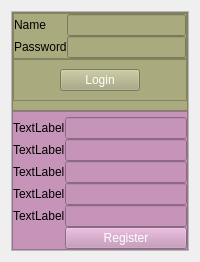
            <widget class="QWidget" name="page_5">
             <layout class="QHBoxLayout" name="horizontalLayout_19">
              <item>
               <widget class="QFrame" name="frame_21">
                <property name="styleSheet">
                 <string notr="true"/>
                </property>
                <property name="frameShape">
                 <enum>QFrame::StyledPanel</enum>
                </property>
                <property name="frameShadow">
                 <enum>QFrame::Raised</enum>
                </property>
                <layout class="QVBoxLayout" name="verticalLayout_10">
                 <property name="spacing">
                  <number>0</number>
                 </property>
                 <property name="leftMargin">
                  <number>0</number>
                 </property>
                 <property name="topMargin">
                  <number>0</number>
                 </property>
                 <property name="rightMargin">
                  <number>0</number>
                 </property>
                 <property name="bottomMargin">
                  <number>0</number>
                 </property>
                 <item>
                  <widget class="QFrame" name="b1">
                   <property name="styleSheet">
                    <string notr="true">background-color: rgb(170, 170, 127);</string>
                   </property>
                   <property name="frameShape">
                    <enum>QFrame::StyledPanel</enum>
                   </property>
                   <property name="frameShadow">
                    <enum>QFrame::Raised</enum>
                   </property>
                   <layout class="QVBoxLayout" name="verticalLayout_12">
                    <property name="spacing">
                     <number>0</number>
                    </property>
                    <property name="leftMargin">
                     <number>0</number>
                    </property>
                    <property name="topMargin">
                     <number>0</number>
                    </property>
                    <property name="rightMargin">
                     <number>0</number>
                    </property>
                    <property name="bottomMargin">
                     <number>9</number>
                    </property>
                    <item>
                     <widget class="QFrame" name="frame_14">
                      <property name="frameShape">
                       <enum>QFrame::StyledPanel</enum>
                      </property>
                      <property name="frameShadow">
                       <enum>QFrame::Raised</enum>
                      </property>
                      <layout class="QHBoxLayout" name="horizontalLayout_22">
                       <property name="spacing">
                        <number>0</number>
                       </property>
                       <property name="leftMargin">
                        <number>0</number>
                       </property>
                       <property name="topMargin">
                        <number>0</number>
                       </property>
                       <property name="rightMargin">
                        <number>0</number>
                       </property>
                       <property name="bottomMargin">
                        <number>0</number>
                       </property>
                       <item>
                        <layout class="QFormLayout" name="formLayout_3">
                         <item row="0" column="1">
                          <widget class="QLineEdit" name="lineEdit_2"/>
                         </item>
                         <item row="1" column="0">
                          <widget class="QLabel" name="label_17">
                           <property name="text">
                            <string>Password</string>
                           </property>
                          </widget>
                         </item>
                         <item row="1" column="1">
                          <widget class="QLineEdit" name="lineEdit_3"/>
                         </item>
                         <item row="0" column="0">
                          <widget class="QLabel" name="label_23">
                           <property name="text">
                            <string>Name</string>
                           </property>
                          </widget>
                         </item>
                        </layout>
                       </item>
                      </layout>
                     </widget>
                    </item>
                    <item alignment="Qt::AlignBottom">
                     <widget class="QFrame" name="frame_23">
                      <property name="frameShape">
                       <enum>QFrame::StyledPanel</enum>
                      </property>
                      <property name="frameShadow">
                       <enum>QFrame::Raised</enum>
                      </property>
                      <layout class="QHBoxLayout" name="horizontalLayout_21">
                       <item alignment="Qt::AlignHCenter|Qt::AlignBottom">
                        <widget class="QPushButton" name="pushButton_12">
                         <property name="styleSheet">
                          <string notr="true">color: rgb(255, 255, 255);</string>
                         </property>
                         <property name="text">
                          <string>Login</string>
                         </property>
                        </widget>
                       </item>
                      </layout>
                     </widget>
                    </item>
                   </layout>
                  </widget>
                 </item>
                 <item>
                  <widget class="QFrame" name="b2">
                   <property name="styleSheet">
                    <string notr="true">background-color: rgb(198, 148, 185);</string>
                   </property>
                   <property name="frameShape">
                    <enum>QFrame::StyledPanel</enum>
                   </property>
                   <property name="frameShadow">
                    <enum>QFrame::Raised</enum>
                   </property>
                   <layout class="QHBoxLayout" name="horizontalLayout_23">
                    <property name="spacing">
                     <number>0</number>
                    </property>
                    <property name="leftMargin">
                     <number>0</number>
                    </property>
                    <property name="topMargin">
                     <number>5</number>
                    </property>
                    <property name="rightMargin">
                     <number>0</number>
                    </property>
                    <property name="bottomMargin">
                     <number>0</number>
                    </property>
                    <item>
                     <layout class="QFormLayout" name="formLayout_4">
                      <item row="0" column="0">
                       <widget class="QLabel" name="label_18">
                        <property name="text">
                         <string>TextLabel</string>
                        </property>
                       </widget>
                      </item>
                      <item row="0" column="1">
                       <widget class="QLineEdit" name="lineEdit_4"/>
                      </item>
                      <item row="1" column="0">
                       <widget class="QLabel" name="label_19">
                        <property name="text">
                         <string>TextLabel</string>
                        </property>
                       </widget>
                      </item>
                      <item row="1" column="1">
                       <widget class="QLineEdit" name="lineEdit_5"/>
                      </item>
                      <item row="2" column="0">
                       <widget class="QLabel" name="label_20">
                        <property name="text">
                         <string>TextLabel</string>
                        </property>
                       </widget>
                      </item>
                      <item row="2" column="1">
                       <widget class="QLineEdit" name="lineEdit_6"/>
                      </item>
                      <item row="3" column="0">
                       <widget class="QLabel" name="label_21">
                        <property name="text">
                         <string>TextLabel</string>
                        </property>
                       </widget>
                      </item>
                      <item row="3" column="1">
                       <widget class="QLineEdit" name="lineEdit_7"/>
                      </item>
                      <item row="4" column="0">
                       <widget class="QLabel" name="label_22">
                        <property name="text">
                         <string>TextLabel</string>
                        </property>
                       </widget>
                      </item>
                      <item row="4" column="1">
                       <widget class="QLineEdit" name="lineEdit_8"/>
                      </item>
                      <item row="5" column="1">
                       <widget class="QPushButton" name="pushButton_13">
                        <property name="styleSheet">
                         <string notr="true">color: rgb(255, 255, 255);</string>
                        </property>
                        <property name="text">
                         <string>Register</string>
                        </property>
                       </widget>
                      </item>
                     </layout>
                    </item>
                   </layout>
                  </widget>
                 </item>
                </layout>
               </widget>
              </item>
             </layout>
            </widget>
